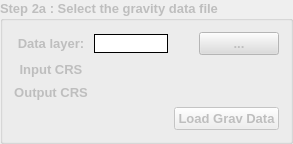
      <widget class="QGroupBox" name="groupBox">
       <property name="enabled">
        <bool>false</bool>
       </property>
       <property name="geometry">
        <rect>
         <x>9</x>
         <y>142</y>
         <width>293</width>
         <height>144</height>
        </rect>
       </property>
       <property name="sizePolicy">
        <sizepolicy hsizetype="Expanding" vsizetype="Expanding">
         <horstretch>0</horstretch>
         <verstretch>0</verstretch>
        </sizepolicy>
       </property>
       <property name="minimumSize">
        <size>
         <width>291</width>
         <height>0</height>
        </size>
       </property>
       <property name="font">
        <font>
         <pointsize>10</pointsize>
         <weight>75</weight>
         <bold>true</bold>
        </font>
       </property>
       <property name="title">
        <string>Step 2a : Select the gravity data file</string>
       </property>
       <layout class="QGridLayout" name="gridLayout_7">
        <item row="4" column="0">
         <widget class="QLabel" name="label_62">
          <property name="styleSheet">
           <string notr="true">font-family: Arial; 
font-size: 13px;
</string>
          </property>
          <property name="text">
           <string>Output CRS</string>
          </property>
          <property name="alignment">
           <set>Qt::AlignCenter</set>
          </property>
         </widget>
        </item>
        <item row="4" column="1">
         <widget class="QgsProjectionSelectionWidget" name="mQgsProjectionSelectionWidget_5"/>
        </item>
        <item row="1" column="1" colspan="2">
         <widget class="QLineEdit" name="lineEdit_12">
          <property name="styleSheet">
           <string notr="true">QLineEdit {
    border-radius:0px; /* Ajustez la valeur pour contrôler l'arrondi des coins */
    background-color: rgb(255, 255, 255, 255);

border-style: solid;border-width: 1px;border-color: black
}
</string>
          </property>
         </widget>
        </item>
        <item row="1" column="4">
         <widget class="QPushButton" name="pushButton_7">
          <property name="styleSheet">
           <string notr="true">background-color: rgb(220, 220, 220, 255);</string>
          </property>
          <property name="text">
           <string>...</string>
          </property>
         </widget>
        </item>
        <item row="1" column="0">
         <widget class="QLabel" name="label_59">
          <property name="styleSheet">
           <string notr="true">font-family: Arial; 
font-size: 13px;
</string>
          </property>
          <property name="text">
           <string>Data layer:</string>
          </property>
          <property name="alignment">
           <set>Qt::AlignCenter</set>
          </property>
         </widget>
        </item>
        <item row="5" column="3" colspan="2">
         <widget class="QPushButton" name="pushButton_2">
          <property name="text">
           <string>Load Grav Data</string>
          </property>
         </widget>
        </item>
        <item row="3" column="1">
         <widget class="QgsProjectionSelectionWidget" name="mQgsProjectionSelectionWidget_3"/>
        </item>
        <item row="3" column="0">
         <widget class="QLabel" name="label_61">
          <property name="styleSheet">
           <string notr="true">font-family: Arial; 
font-size: 13px;
</string>
          </property>
          <property name="text">
           <string>Input CRS</string>
          </property>
          <property name="alignment">
           <set>Qt::AlignCenter</set>
          </property>
         </widget>
        </item>
       </layout>
      </widget>
